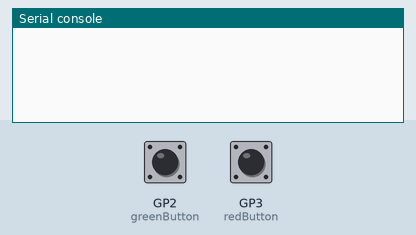
A program run on a simulated Raspberry Pi Pico running MicroPython. On the bench: the last lines printed to the serial console. The test bench sets the inputs (shaded band); at power-on: GP2 (greenButton) LOW, GP3 (redButton) LOW.

Above: at 1.2 s.
1.3 s: GP2 (greenButton) pulled HIGH for 0.25 s
At 2.6 s:
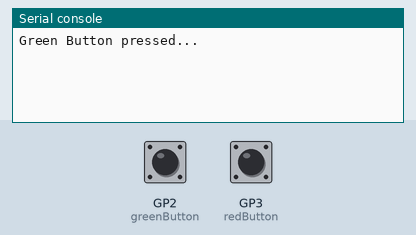
3.0 s: GP3 (redButton) pulled HIGH for 0.25 s
At 4.2 s:
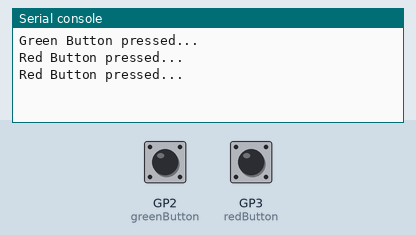

Measured:
- after the input at 1.3 s, the serial console: prints a new line after 0.10 s (image 1)
- after the input at 3.0 s, the serial console: prints a new line at once (image 2)

The program:

basicButtons.py
```python
from machine import Pin
import time

## --- Setting up button allocation --- ##

# Set variable with GPIO pin number and set as input and use pull down

redButton = Pin(3, Pin.IN, Pin.PULL_DOWN)
greenButton = Pin(2, Pin.IN, Pin.PULL_DOWN)

while True: # Loop forever

    time.sleep(0.2) # Needed for finger press

    if redButton.value() == 1:
        print("Red Button pressed...")

    if greenButton.value() == 1:
        print("Green Button pressed...")
```
